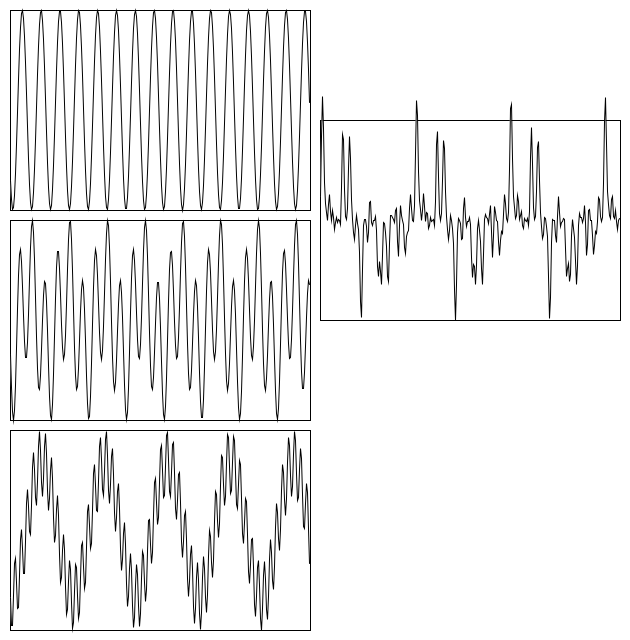
Frame 1 (no input)
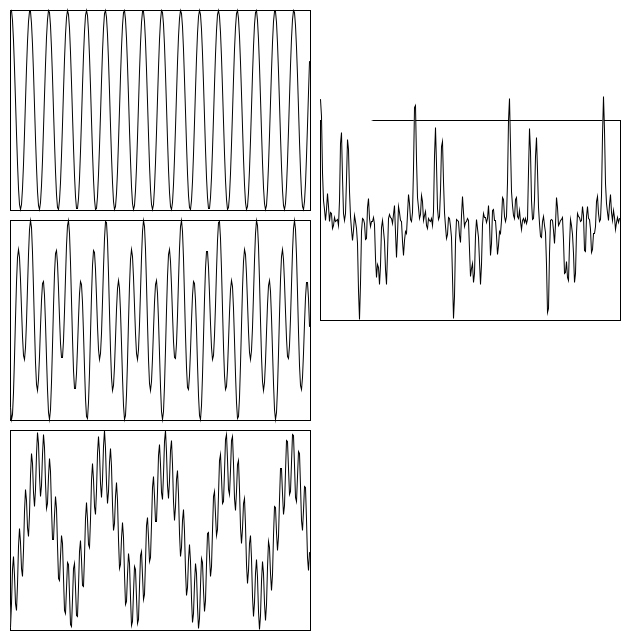
Frame 60 (the mouse pressed at the canvas centre just before this capture)
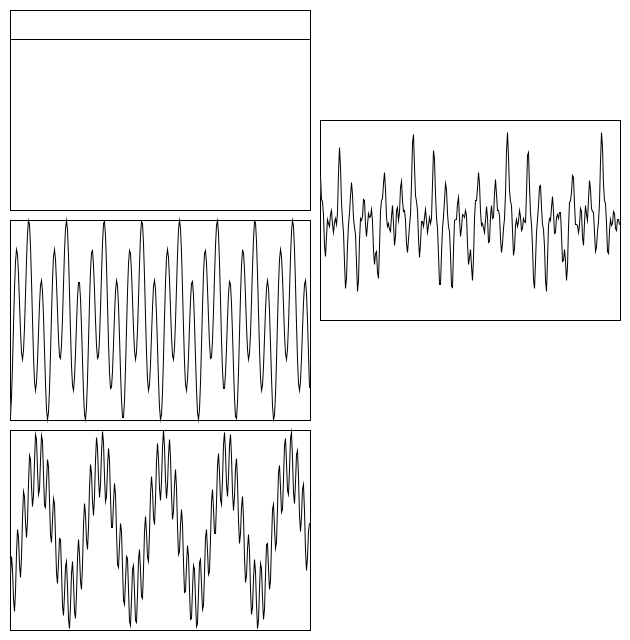
Frame 120 (the mouse held since frame 60 and released just before this capture)

The Processing sketch that drew these frames (run headless with seeded random() and noise(); from frame 60 on, the mouse is pressed at the canvas centre):

// Processing sketch: ProcessingWaveExperiments
// ── ProcessingWaveExperiments.pde

class Rectangle {
  float x, y, w, h;

  Rectangle(float x, float y, float w, float h) {
    this.x = x;
    this.y = y;
    this.w = w;
    this.h = h;
  }

  void draw() {
    rectMode(CORNER);
    rect(x, y, w, h);
  }
}

class Wave { 
  Rectangle location;
  float sinx, cosx;
  float sinxx, cosxx;
  float t = 0;
  float timespan = 100;
  float max = -1;

  Wave(float x, float y, float w, float h, float sinx, float cosx, float sinxx, float cosxx) {
    location = new Rectangle(x, y, w, h);
    this.sinx = sinx;
    this.cosx = cosx;
    this.sinxx = sinxx;
    this.cosxx = cosxx;
  }

  Wave(float x, float y, float w, float h) {
    location = new Rectangle(x, y, w, h);
  }

  Wave(Rectangle position, float sinx, float cosx, float sinxx, float cosxx) {
    location = new Rectangle(position.x, position.y, position.w, position.h);
    this.sinx = sinx;
    this.cosx = cosx;
    this.sinxx = sinxx;
    this.cosxx = cosxx;
  }

  float calculate_value(float time_at_pixel) {
    float value =  sinx * sin(sinxx*time_at_pixel) + cosx * cos(cosxx* time_at_pixel);
    if(abs(value) > abs(max) || max == -1)
    max = value;
    return value;
   }

  float calculate_scaley() {
    return location.h/ (2 * max);
  }

  void draw() {
    location.draw();
    int i;
    float scalex = timespan / location.w;


    for (i = 0; i< location.w; i++) {
      float time_at_pixel = i * scalex + t;
      float value = calculate_value(time_at_pixel);
    }
    float scaley = calculate_scaley();
    beginShape();
    for (i = 0; i< location.w; i++) {
      float time_at_pixel = i * scalex + t;
      float value = calculate_value(time_at_pixel);
      float coordy = location.y + location.h/2;

      coordy += value * scaley;
      vertex(location.x + i, coordy);
    }
    endShape();
  }


  void update() {
    t += 0.01;
  }
}

class MergedWave extends Wave {
  float max = -1;
  Wave[] waves;
  MergedWave(float x, float y, float w, float h, Wave[] waves) {
    super(x, y, w, h);
    this.waves = waves;
  }

  float calculate_value(float time_at_pixel) {
    return combine_waves(waves, time_at_pixel);
  }

  float calculate_scaley() {
    return location.h/ (max * 2);
  }

  float combine_waves(Wave[] waves, float time_at_pixel) {
    float sum = 1;


    for (Wave w : waves) { 
      sum  *= w.calculate_value(time_at_pixel);
      if (sum > max || max == -1) max = sum;
    }
    return sum;
  }
}



Wave waveA, waveB, waveC, waveD;

void setup() {
  size(630, 640);
  background(255);
  waveA = new Wave(10, 10, 300, 200, 1, 1, 1, 1);
  waveB = new Wave(10, 220, 300, 200, 3, 1.5, 1.5, 0.5);
  waveD = new Wave(10, 430, 300, 200,    1, 2,    3.1,   0.3);
  //waveD = new MergedWave(10, 430, 300, 200, new Wave[] {waveA, waveB});
  waveC = new MergedWave(320, 120, 300, 200, new Wave[] {waveA, waveB, waveD});
}

boolean controllingA = true;

void mousePressed() {
  controllingA = !controllingA;
}

void draw() {
  if (controllingA) {
    waveA.sinx = map(mouseX, 0, width, -5, 5);
    waveA.cosx = map(mouseY, 0, height, -5, 5);
  } else {
     waveA.sinxx = map(mouseX, 0, width, -5, 5);
    waveA.cosxx = map(mouseY, 0, height, -5, 5);
  }
  background(255);
  waveA.draw();
  waveA.update();
  waveB.draw();
  waveB.update();

  waveD.draw();
  waveD.update();

  waveC.draw();
  waveC.update();
}
